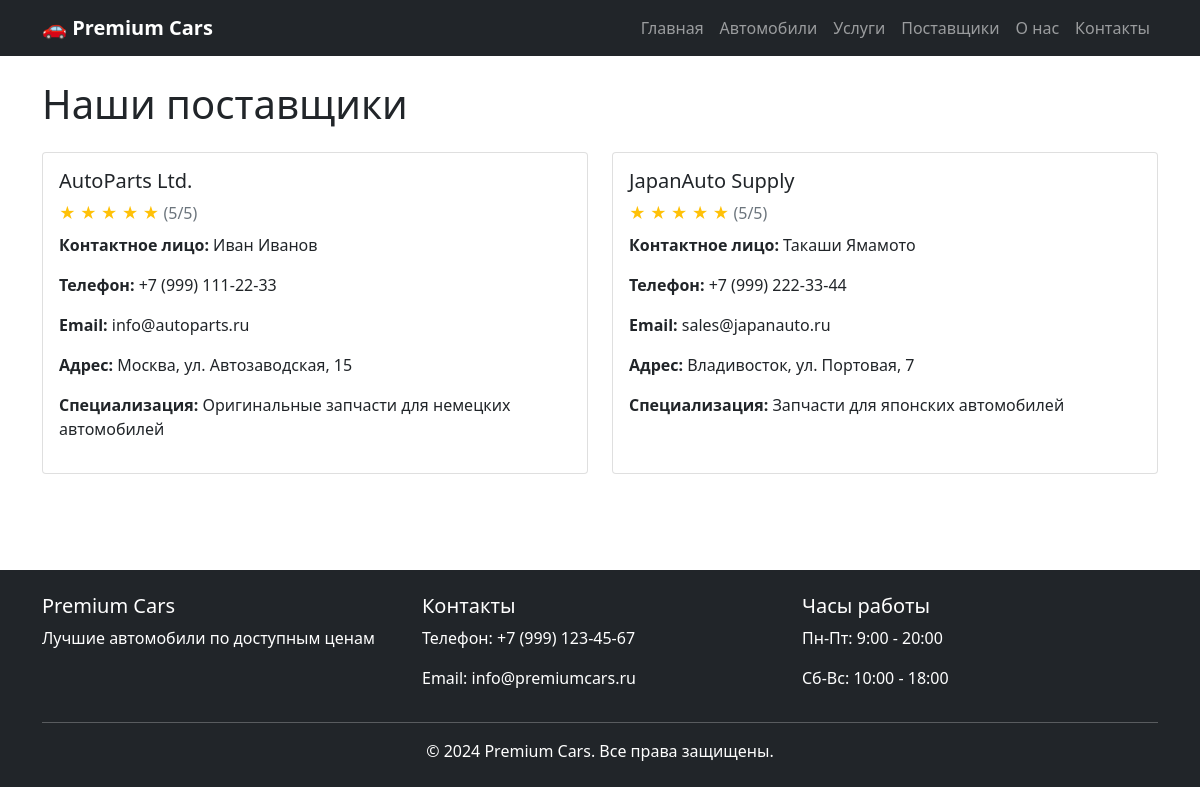
Screenshot of /suppliers/ with the database file from the repository.
### autosalon/models.py (models this page shows, shortened)
class Supplier(models.Model):
    name = models.CharField(max_length=200, verbose_name="Название компании")
    contact_person = models.CharField(max_length=100, verbose_name="Контактное лицо")
    phone = models.CharField(max_length=20, verbose_name="Телефон")
    email = models.EmailField(verbose_name="Email")
    address = models.TextField(verbose_name="Адрес")
    specialization = models.CharField(max_length=200, verbose_name="Специализация")
    rating = models.IntegerField(choices=[(i, str(i)) for i in range(1, 6)], verbose_name="Рейтинг")
    class Meta:
        verbose_name = "Поставщик"
        verbose_name_plural = "Поставщики"

### autosalon/views.py (the view)
# urls.py: path('suppliers/', views.suppliers, name='suppliers'),
def suppliers(request):
    suppliers_list = Supplier.objects.all()
    return render(request, 'autosalon/suppliers.html', {
        'suppliers': suppliers_list
    })

### autosalon/templates/autosalon/suppliers.html
{% extends 'autosalon/base.html' %}
{% block content %}
<h1 class="mb-4">Наши поставщики</h1>
<div class="row">
    {% for supplier in suppliers %}
    <div class="col-md-6 mb-4">
        <div class="card h-100">
            <div class="card-body">
                <h5 class="card-title">{{ supplier.name }}</h5>
                <div class="mb-2">
                    {% for i in "12345" %}
                    {% if forloop.counter <= supplier.rating %}
                    <span class="text-warning">★</span>
                    {% else %}
                    <span class="text-secondary">★</span>
                    {% endif %}
                    {% endfor %}
                    <span class="text-muted">({{ supplier.rating }}/5)</span>
                </div>
                <p><strong>Контактное лицо:</strong> {{ supplier.contact_person }}</p>
                <p><strong>Телефон:</strong> {{ supplier.phone }}</p>
                <p><strong>Email:</strong> {{ supplier.email }}</p>
                <p><strong>Адрес:</strong> {{ supplier.address }}</p>
                <p><strong>Специализация:</strong> {{ supplier.specialization }}</p>
            </div>
        </div>
    </div>
    {% endfor %}
</div>
{% endblock %}

### rows the page displays
Supplier: name "AutoParts Ltd.", rating "5", contact_person "Иван Иванов", phone "+7 (999) 111-22-33", email "info@autoparts.ru", address "Москва, ул. Автозаводская, 15", specialization "Оригинальные запчасти для немецких автомобилей"
Supplier: name "JapanAuto Supply", rating "5", contact_person "Такаши Ямамото", phone "+7 (999) 222-33-44", email "sales@japanauto.ru", address "Владивосток, ул. Портовая, 7", specialization "Запчасти для японских автомобилей"
